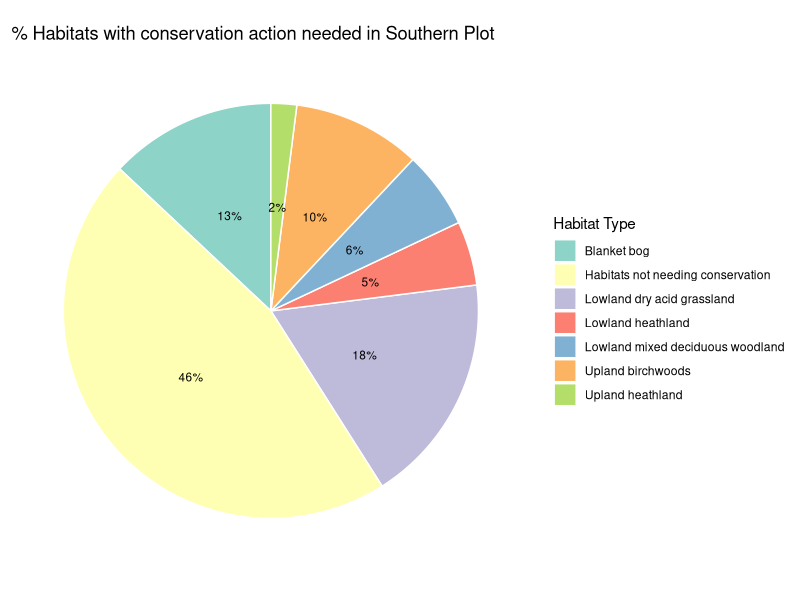
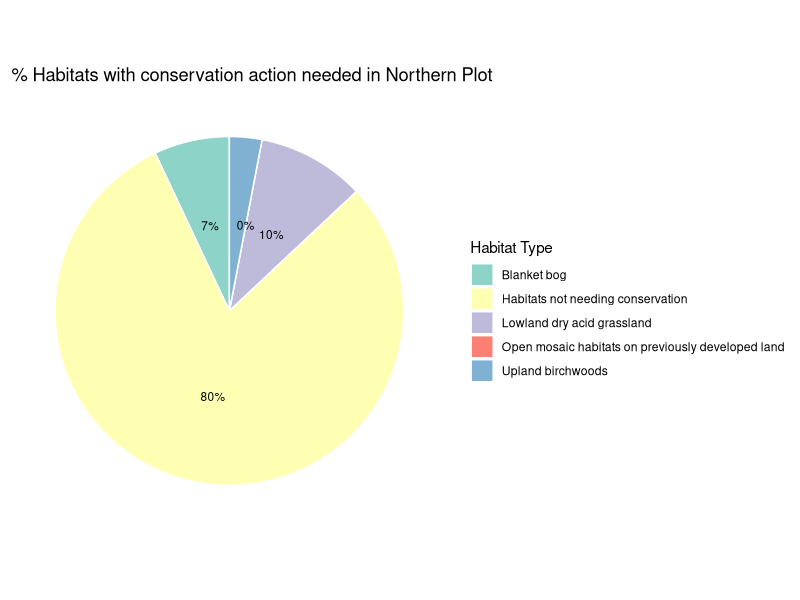
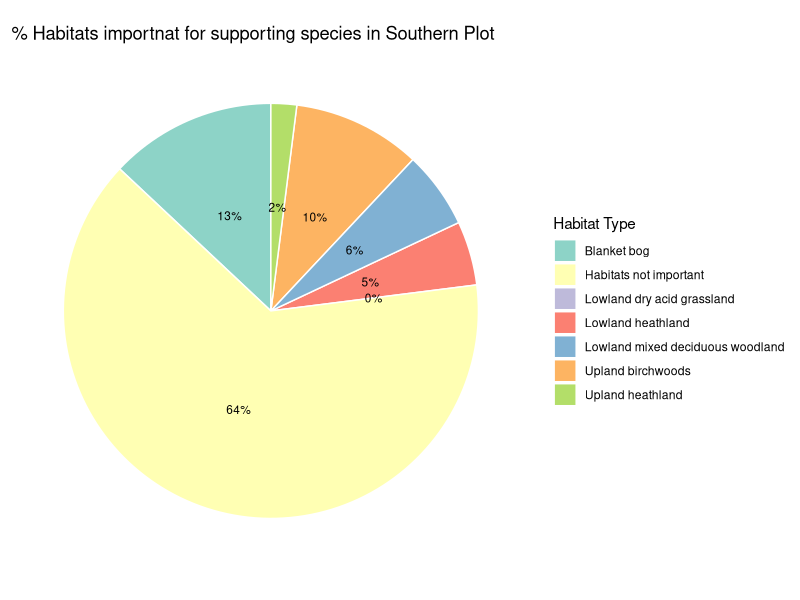
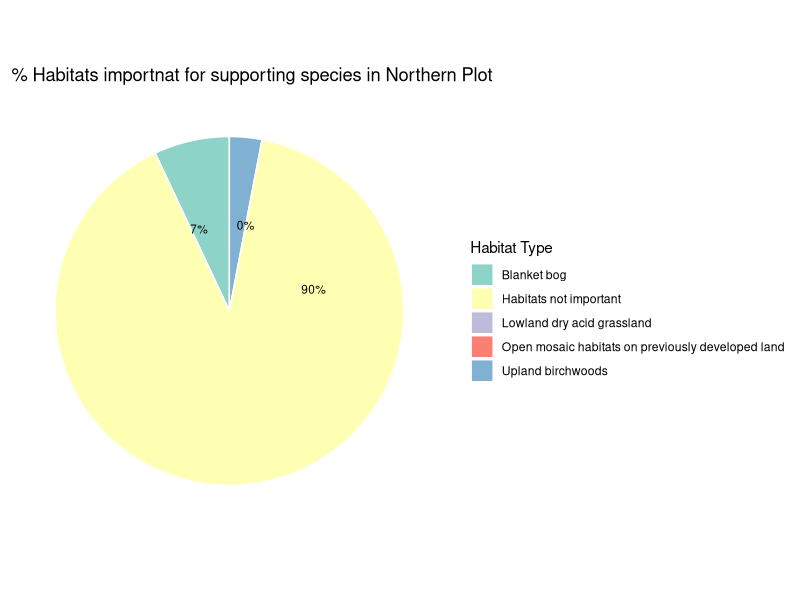

The R script that drew these images, in order:
library(ggplot2)
library(dplyr)

#phase I habitat survey 

#percentage of habitats in need of conservation, calculations based on the total % of habitat cover of the plot

conservS <- read.csv("habitat types/habitats_conservation_needed_south.csv")
speciesupS <- read.csv("habitat types/habitat_importspecies_support_south.csv")
conservN <- read.csv("habitat types/habitats_conservation_needed_north.csv")
speciesupN <- read.csv("habitat types/habitat_importspecies_support_north.csv")
head(conservN)

# Creation of pie chart using ggplot2

# for conservS

quartz()

pie_chart <- ggplot(conservS, aes(x = "", y = Percentage_conservation_action_needed, fill = HABITAT.TYPE)) +
  geom_bar(stat = "identity", width = 1, color = "white") +
  coord_polar(theta = "y") +
  theme_minimal() +
  scale_fill_brewer(palette = "Set3") +
  geom_text(
    aes(label = paste0(Percentage_conservation_action_needed, "%")), 
    position = position_stack(vjust = 0.5),
    size = 3,
    check_overlap = TRUE  # This helps in avoiding label overlap
  ) +
  guides(fill = guide_legend(title = "Habitat Type")) +
  ggtitle("% Habitats with conservation action needed in Southern Plot") +
  theme(
    axis.line = element_blank(),  # Remove axis lines
    axis.text = element_blank(),  # Remove axis text
    axis.title = element_blank(), # Remove axis titles
    axis.ticks = element_blank(), # Remove axis ticks
    panel.grid = element_blank(), # Remove panel grid
    panel.border = element_blank() # Remove panel border
  )

print(pie_chart)


# for conservN 


quartz()

pie_chart <- ggplot(conservN, aes(x = "", y = Percentage_conservation_action_needed, fill = HABITAT.TYPE)) +
  geom_bar(stat = "identity", width = 1, color = "white") +
  coord_polar(theta = "y") +
  theme_minimal() +
  scale_fill_brewer(palette = "Set3") +
  geom_text(
    aes(label = paste0(Percentage_conservation_action_needed, "%")), 
    position = position_stack(vjust = 0.5),
    size = 3,
    check_overlap = TRUE  # This helps in avoiding label overlap
  ) +
  guides(fill = guide_legend(title = "Habitat Type")) +
  ggtitle("% Habitats with conservation action needed in Northern Plot") +
  theme(
    axis.line = element_blank(),  # Remove axis lines
    axis.text = element_blank(),  # Remove axis text
    axis.title = element_blank(), # Remove axis titles
    axis.ticks = element_blank(), # Remove axis ticks
    panel.grid = element_blank(), # Remove panel grid
    panel.border = element_blank() # Remove panel border
  )

print(pie_chart)

# for speciesupS

quartz()

pie_chart <- ggplot(speciesupS, aes(x = "", y = important_for_species, fill = HABITAT.TYPE)) +
  geom_bar(stat = "identity", width = 1, color = "white") +
  coord_polar(theta = "y") +
  theme_minimal() +
  scale_fill_brewer(palette = "Set3") +
  geom_text(
    aes(label = paste0(important_for_species, "%")), 
    position = position_stack(vjust = 0.5),
    size = 3,
    check_overlap = TRUE  # This helps in avoiding label overlap
  ) +
  guides(fill = guide_legend(title = "Habitat Type")) +
  ggtitle("% Habitats importnat for supporting species in Southern Plot") +
  theme(
    axis.line = element_blank(),  # Remove axis lines
    axis.text = element_blank(),  # Remove axis text
    axis.title = element_blank(), # Remove axis titles
    axis.ticks = element_blank(), # Remove axis ticks
    panel.grid = element_blank(), # Remove panel grid
    panel.border = element_blank() # Remove panel border
  )
  
# Display the pie chart
print(pie_chart)

# for speciesupN

quartz()

pie_chart <- ggplot(speciesupN, aes(x = "", y = important_for_species, fill = HABITAT.TYPE)) +
  geom_bar(stat = "identity", width = 1, color = "white") +
  coord_polar(theta = "y") +
  theme_minimal() +
  scale_fill_brewer(palette = "Set3") +
  geom_text(
    aes(label = paste0(important_for_species, "%")), 
    position = position_stack(vjust = 0.2),
    size = 3,
    check_overlap = TRUE  # This helps in avoiding label overlap
  ) +
  guides(fill = guide_legend(title = "Habitat Type")) +
  ggtitle("% Habitats importnat for supporting species in Northern Plot") +
  theme(
    axis.line = element_blank(),  # Remove axis lines
    axis.text = element_blank(),  # Remove axis text
    axis.title = element_blank(), # Remove axis titles
    axis.ticks = element_blank(), # Remove axis ticks
    panel.grid = element_blank(), # Remove panel grid
    panel.border = element_blank() # Remove panel border
  )

print(pie_chart)

